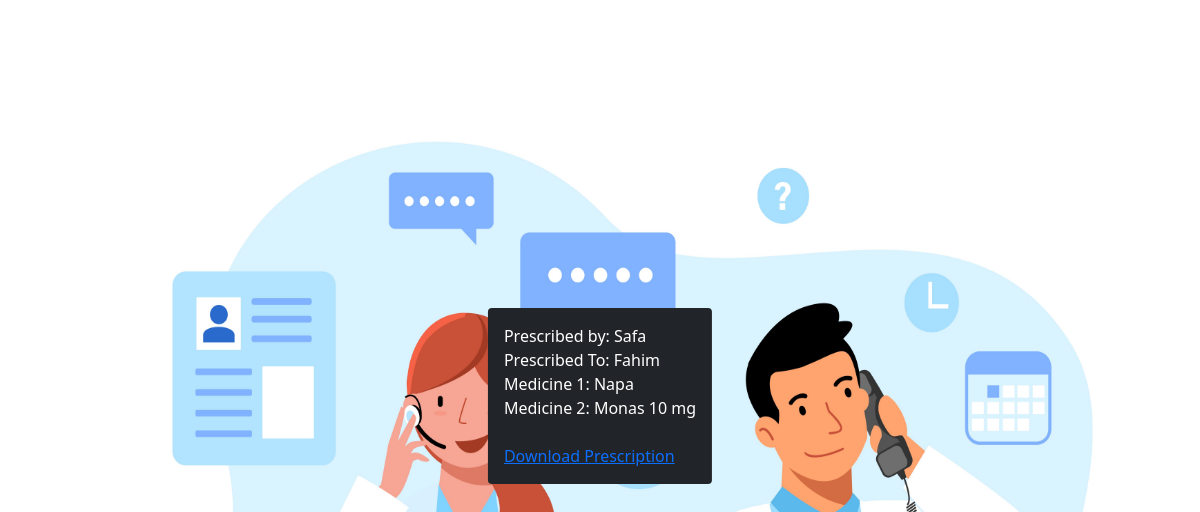
The app's page /viewprescription.php?id=1 (signed in) with its own data.
### tables this page shows
CREATE TABLE `prescribedmedicines` (
  `id` int(11) NOT NULL,
  `prescribedby` int(11) NOT NULL,
  `prescribedto` int(11) NOT NULL,
  `med1` int(11) NOT NULL,
  `med2` int(11) NOT NULL,
  `med3` int(11) NOT NULL,
  `med4` int(11) NOT NULL,
  `med5` int(11) NOT NULL
);

CREATE TABLE `users` (
  `id` int(11) NOT NULL,
  `username` varchar(20) NOT NULL,
  `password` varchar(100) NOT NULL
);

CREATE TABLE `patientinfo` (
  `id` int(11) NOT NULL,
  `name` varchar(20) NOT NULL,
  `gender` varchar(20) NOT NULL,
  `age` int(11) NOT NULL,
  `address` varchar(100) NOT NULL,
  `number` int(11) NOT NULL
);

CREATE TABLE `medicines` (
  `id` int(11) NOT NULL,
  `name` varchar(20) NOT NULL,
  `indication` varchar(20) NOT NULL,
  `usages` varchar(50) NOT NULL,
  `instruction` varchar(100) NOT NULL
);

### viewprescription.php (the view, shortened to what this page needs)
<html>
<head>
<link rel="stylesheet" href="css/bootstrap.min.css">
</head>
<body>
<div class="position-absolute top-50 start-50 translate-middle">
<div class="p-3 mb-2 bg-dark text-white rounded">
<?php
$dbservername = "localhost";
$dbusername = "root";
$dbpassword = "";
$dbname = "onlineprescription";
$conn = mysqli_connect($dbservername, $dbusername, $dbpassword, $dbname);
    $prescribedto = $_GET['id'];
    $sql = "SELECT * from prescribedmedicines where prescribedto = '$prescribedto'";
    $res = mysqli_query($conn, $sql);
    if (mysqli_num_rows($res) > 0) {
        while($row = mysqli_fetch_assoc($res)) {
                $doctorid = $row["prescribedby"];
                $doctornamesql = "SELECT username from users where id = '$doctorid'";
                $doctornameres = mysqli_query($conn, $doctornamesql);
                $doctornamerow = mysqli_fetch_assoc($doctornameres);
                $doctorname = $doctornamerow["username"];
                echo "Prescribed by: $doctorname <br>";
                $patientid = $row["prescribedto"];
                $sql = "SELECT name from patientinfo where id = '$patientid'";
                $res = mysqli_query($conn, $sql);
                $patientrow = mysqli_fetch_assoc($res);
                $patientname = $patientrow["name"];
                echo "Prescribed To: " . $patientname . "<br>";
                $med1id = $row["med1"];
                $sql = "SELECT name from medicines where id = '$med1id'";
                $res = mysqli_query($conn, $sql);
                if (mysqli_num_rows($res) > 0) {
                    $med1row = mysqli_fetch_assoc($res);
                    $med1 = $med1row["name"];
                    echo "Medicine 1: " . $med1 . "<br>";
                }
                $med2id = $row["med2"];
                $sql = "SELECT name from medicines where id = '$med2id'";
                $res = mysqli_query($conn, $sql);
                if (mysqli_num_rows($res) > 0) {
                    $med2row = mysqli_fetch_assoc($res);
                    $med2 = $med2row["name"];
                    echo "Medicine 2: " . $med2 . "<br>";
                }
                $med3id = $row["med3"];
                $sql = "SELECT name from medicines where id = '$med3id'";
                $res = mysqli_query($conn, $sql);
                $med4id = $row["med4"];
                $sql = "SELECT name from medicines where id = '$med4id'";
                $res = mysqli_query($conn, $sql);
                $med5id = $row["med5"];
                $sql = "SELECT name from medicines where id = '$med5id'";
                $res = mysqli_query($conn, $sql);
                echo "<br>";
                echo "<td><a href='prescriptionpdf.php?id=".$row["id"]."'>Download Prescription</a></td>";
            }
        }
     else {
        echo "No prescriptions found";
    }
?>
</div>
</div>
</body>
</html>

### viewprescription.php (style rules this page uses)
body { background-image: url('bg.jpg'); background-repeat: no-repeat; background-attachment: fixed; background-size: 100% 100%; }

### records on screen
prescribedmedicines: users.username "Safa", patientinfo.name "Fahim", medicines.name "Napa", medicines.name "Monas 10 mg"
